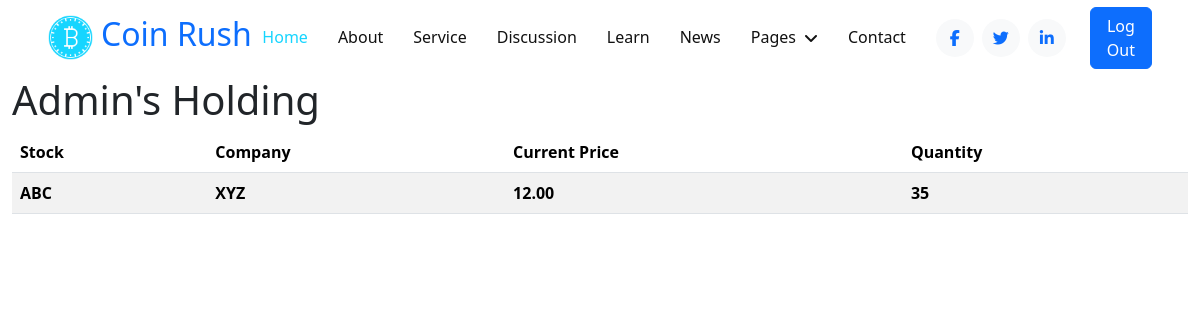
/user-holdings/ (signed in), run on an earlier commit of the app's database.
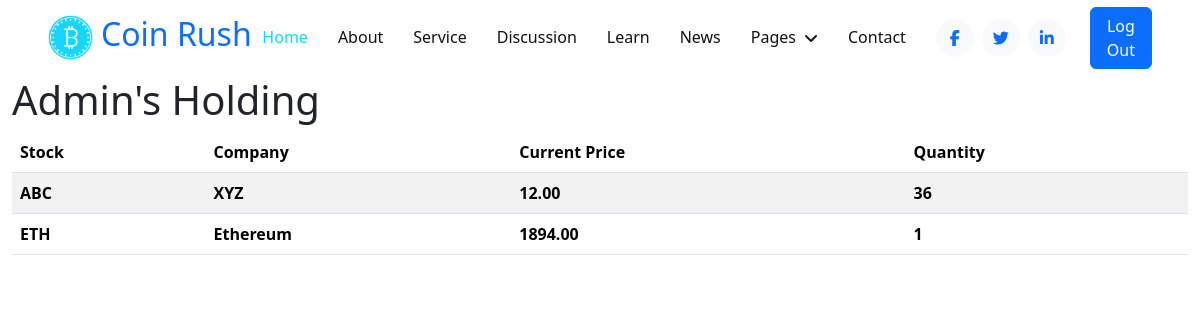
And on a later commit of the database.
### coinRush/models.py (models this page shows, shortened)
class UserHolding(models.Model):
    user = models.ForeignKey(User, on_delete=models.CASCADE)
    stock = models.ForeignKey(Stock, on_delete=models.CASCADE)
    quantity = models.PositiveIntegerField(default=0)

class Stock(models.Model):
    symbol = models.CharField(max_length=10, unique=True)
    company_name = models.CharField(max_length=255)
    current_price = models.DecimalField(max_digits=10, decimal_places=2)
    market_cap = models.DecimalField(max_digits=10, decimal_places=2)
    last_updated = models.DateTimeField(auto_now=True)
    def __str__(self):
        return self.symbol

### coinRush/views.py (the view)
# urls.py: path("user-holdings/", views.user_holdings, name="user-holdings"),
def user_holdings(request):
    user = request.user  # Assuming users are authenticated
    holdings = UserHolding.objects.filter(user=user)
    return render(request, "userholding/user_holdings.html", {"holdings": holdings, "user": user})

### coinRush/models.py (called while the page is built)
    def get_short_name(self):
        return self.name or self.email.split("@")[0]

### coinRush/templates/userholding/user_holdings.html (shortened to what this page needs)
{% extends "Base/base.html" %}
{% block content %}
<h1>{{user.name|capfirst}}'s Holding</h1>
{% if holdings %}
<table class="table table-striped">
    <thead>
        <tr>
            <th>Stock</th>
            <th>Company</th>
            <th>Current Price</th>
            <th>Quantity</th>
        </tr>
    </thead>
    <tbody>
        {% for holding in holdings%}
        <tr>
            <th>{{holding.stock}}</th>
            <th>{{holding.stock.company_name}}</th>
            <th>{{holding.stock.current_price}}</th>
            <th>{{holding.quantity}}</th>
        </tr>
        {% endfor %}
    </tbody>
</table>
{% else %}
<p>No current holdings</p>
{%endif%}
{% endblock %}

What changed in the data, as far as the page shows it:
changed UserHolding "ABC": quantity "35" → "36"
added UserHolding: stock "ETH", stock.company_name "Ethereum", stock.current_price "1894.00", quantity "1"
